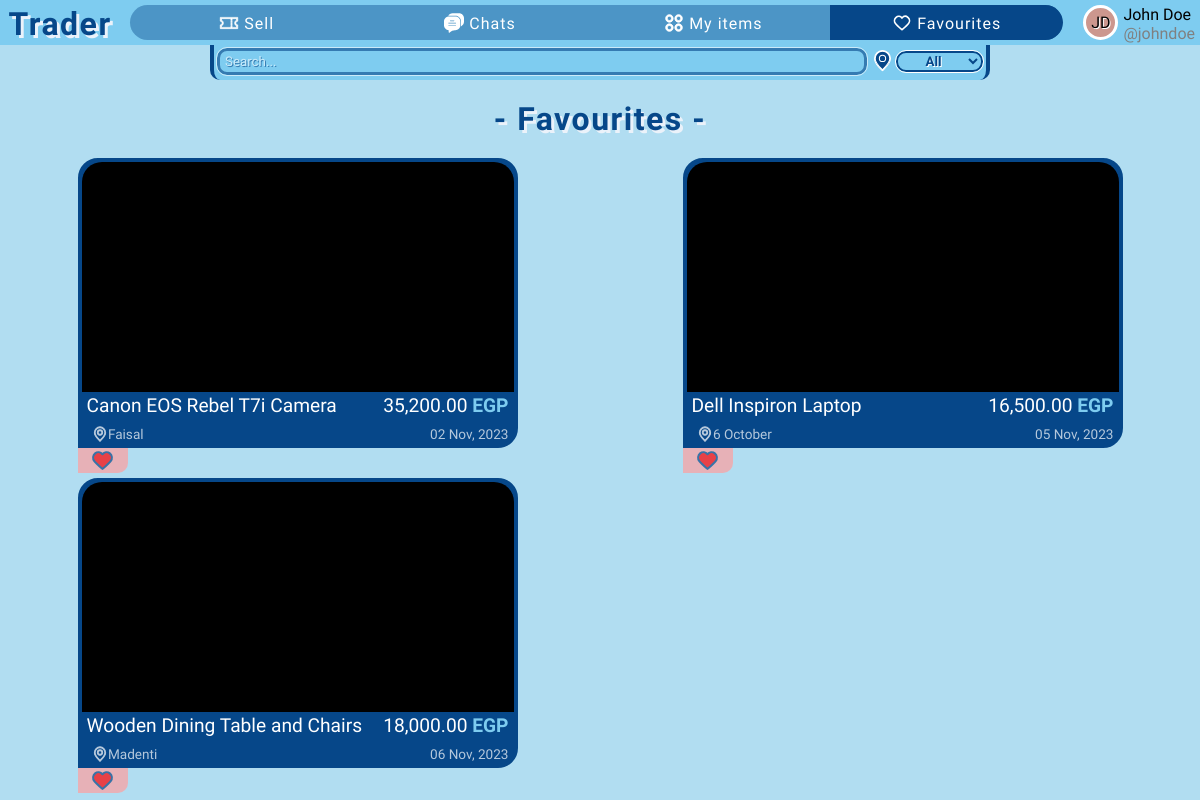
Page /favourites (signed in) on the committed database.
### app/models.py (models this page shows)
class User(db.Model, UserMixin):
    id = db.Column(db.Integer, primary_key=True)  # User ID
    firstname = db.Column(db.String(50), nullable=False)  # First name
    lastname = db.Column(db.String(50), nullable=False)  # Last name
    username = db.Column(db.String(30), unique=True, nullable=False)  # Unique username
    email = db.Column(db.String(120), unique=True, nullable=False)  # Unique email
    password = db.Column(db.String(120), nullable=False)  # Password
    profile_color = db.Column(db.String(25), nullable=True, default=None)  # Profile color
    sent_chat = db.relationship('Chat', backref='sent_by_set', lazy=True, foreign_keys='Chat.sent_by')  # Chats sent by this user
    received_chat = db.relationship('Chat', backref='received_by_set', lazy=True, foreign_keys='Chat.received_by')  # Chats received by this user
    items = db.relationship('Item', backref='item_owner', lazy=True)  # Items posted by this user
    contacts = db.relationship('User', secondary=user_contacts,  # Many-to-many relationship for contacts
                               primaryjoin=(user_contacts.c.contact_id == id),
                               secondaryjoin=(user_contacts.c.contacted_id == id),
                               backref=db.backref('contacted_by', lazy='dynamic'),
                               lazy='dynamic')
    favourites = db.relationship('Item', secondary=favourite_items, backref=db.backref('fav_users', lazy='dynamic'))  # Many-to-many relationship for favorite items

class Item(db.Model):
    id = db.Column(db.Integer, primary_key=True)  # Item ID
    title = db.Column(db.String(100), nullable=False)  # Item title
    description = db.Column(db.Text, nullable=False)  # Item description
    location = db.Column(db.String(100), nullable=False)  # Item location
    price = db.Column(db.Float, default=0, nullable=False)  # Item price
    is_sold = db.Column(db.Boolean, default=False)  # Is item sold?
    created_at = db.Column(db.DateTime)  # Item creation timestamp
    owner = db.Column(db.Integer, db.ForeignKey("user.id"), nullable=False)  # Owner of the item
    images = db.relationship('Image', backref='images_set', lazy=True)  # Images associated with the item
    chats = db.relationship('Chat', backref='chats_set', lazy=True)  # Chats related to the item

### app/routes.py (the view)
@app.get("/favourites")
@login_required
def favourites():
    fav_items = current_user.favourites
    return render_template('favourites.html', fav_items=fav_items)

### app/templates/favourites.html (shortened to what this page needs)
{% extends 'base.html' %}
{% block head %}
    <link rel="stylesheet" href="{{ url_for('static', filename='css/partials/item.css') }}">
{% endblock %}
{% block favourites_page %}selected{% endblock %}
{% block search_location %}
    {% include 'partials/search-location.html' %}
{% endblock %}
{% block content %}
    <header class="pge-header" style="margin: 15px;">- Favourites -</header>
    <div class="items-cont seller-items-cont">
        {% for item in fav_items %}
            {% with seller_page=True, fav_page=True %}
                {% include 'partials/item.html' %}
            {% endwith %}
        {% endfor %}
    </div>
{% endblock %}

### app/templates/partials/user-card.html
<div class="user-logo-cont" style="background-color: #{{ current_user.profile_color }};">
    <div class="user-logo">{{ current_user.firstname[0]|upper }}{{ current_user.lastname[0]|upper }}</div>
</div>
<div class="first-last-name">{{ current_user.firstname|title }} {{ current_user.lastname|title }}</div>
<span class="username">@{{ current_user.username }}</span>

### app/templates/partials/item.html (shortened to what this page needs)
<div class="single-item-cont location-{% if item.location == '6 October' %}october{% else %}{{ item.location|lower }}{% endif %}" id="item-{{ item.id }}">
    <a class="item" href="{{ url_for('single_item', item_id=item.id) }}">
        <div class="img-cont">
        </div>
        <div class="upper">
            <div class="item-title">{{ item.title }}</div>
            <div class="item-price">{{ price_format(item.price) }} <span class="egp">EGP</span></div>
        </div>
        <div class="lower">
            <div class="item-location">
                {{ item.location }}
            </div>
            <div>{{ date_format(item.created_at) }}</div>
        </div>
    </a>
    {% if seller_page %}
    <div class="seller-page-btns">
        {% if all_items_page %}
        <div class="edit-delete-status">
            <button class="edit-btn" id="edit-{{ item.id }}">
                <svg fill="green" height="12px" width="12px" version="1.1" xmlns="http://www.w3.org/2000/svg" xmlns:xlink="http://www.w3.org/1999/xlink" viewBox="0 0 348.882 348.882" xml:space="preserve" stroke="green"><g id="SVGRepo_bgCarrier" stroke-width="0"></g><g id="SVGRepo_tracerCarrier" stroke-linecap="round" stroke-linejoin="round"></g><g id="SVGRepo_iconCarrier"> <g> <path d="M333.988,11.758l-0.42-0.383C325.538,4.04,315.129,0,304.258,0c-12.187,0-23.888,5.159-32.104,14.153L116.803,184.231 c-1.416,1.55-2.49,3.379-3.154,5.37l-18.267,54.762c-2.112,6.331-1.052,13.333,2.835,18.729c3.918,5.438,10.23,8.685,16.886,8.685 c0,0,0.001,0,0.001,0c2.879,0,5.693-0.592,8.362-1.76l52.89-23.138c1.923-0.841,3.648-2.076,5.063-3.626L336.771,73.176 C352.937,55.479,351.69,27.929,333.988,11.758z M130.381,234.247l10.719-32.134l0.904-0.99l20.316,18.556l-0.904,0.99 L130.381,234.247z M314.621,52.943L182.553,197.53l-20.316-18.556L294.305,34.386c2.583-2.828,6.118-4.386,9.954-4.386 c3.365,0,6.588,1.252,9.082,3.53l0.419,0.383C319.244,38.922,319.63,47.459,314.621,52.943z"></path> <path d="M303.85,138.388c-8.284,0-15,6.716-15,15v127.347c0,21.034-17.113,38.147-38.147,38.147H68.904 c-21.035,0-38.147-17.113-38.147-38.147V100.413c0-21.034,17.113-38.147,38.147-38.147h131.587c8.284,0,15-6.716,15-15 s-6.716-15-15-15H68.904c-37.577,0-68.147,30.571-68.147,68.147v180.321c0,37.576,30.571,68.147,68.147,68.147h181.798 c37.576,0,68.147-30.571,68.147-68.147V153.388C318.85,145.104,312.134,138.388,303.85,138.388z"></path> </g> </g></svg>
                Edit
            </button>
            <button class="delete-btn" id="delete-{{ item.id }}">
                <svg fill="red" width="12px" height="12px" version="1.1" xmlns="http://www.w3.org/2000/svg" xmlns:xlink="http://www.w3.org/1999/xlink" viewBox="0 0 482.428 482.429" xml:space="preserve" stroke="red"><g id="SVGRepo_bgCarrier" stroke-width="0"></g><g id="SVGRepo_tracerCarrier" stroke-linecap="round" stroke-linejoin="round"></g><g id="SVGRepo_iconCarrier"> <g> <g> <path d="M381.163,57.799h-75.094C302.323,25.316,274.686,0,241.214,0c-33.471,0-61.104,25.315-64.85,57.799h-75.098 c-30.39,0-55.111,24.728-55.111,55.117v2.828c0,23.223,14.46,43.1,34.83,51.199v260.369c0,30.39,24.724,55.117,55.112,55.117 h210.236c30.389,0,55.111-24.729,55.111-55.117V166.944c20.369-8.1,34.83-27.977,34.83-51.199v-2.828 C436.274,82.527,411.551,57.799,381.163,57.799z M241.214,26.139c19.037,0,34.927,13.645,38.443,31.66h-76.879 C206.293,39.783,222.184,26.139,241.214,26.139z M375.305,427.312c0,15.978-13,28.979-28.973,28.979H136.096 c-15.973,0-28.973-13.002-28.973-28.979V170.861h268.182V427.312z M410.135,115.744c0,15.978-13,28.979-28.973,28.979H101.266 c-15.973,0-28.973-13.001-28.973-28.979v-2.828c0-15.978,13-28.979,28.973-28.979h279.897c15.973,0,28.973,13.001,28.973,28.979 V115.744z"></path> <path d="M171.144,422.863c7.218,0,13.069-5.853,13.069-13.068V262.641c0-7.216-5.852-13.07-13.069-13.07 c-7.217,0-13.069,5.854-13.069,13.07v147.154C158.074,417.012,163.926,422.863,171.144,422.863z"></path> <path d="M241.214,422.863c7.218,0,13.07-5.853,13.07-13.068V262.641c0-7.216-5.854-13.07-13.07-13.07 c-7.217,0-13.069,5.854-13.069,13.07v147.154C228.145,417.012,233.996,422.863,241.214,422.863z"></path> <path d="M311.284,422.863c7.217,0,13.068-5.853,13.068-13.068V262.641c0-7.216-5.852-13.07-13.068-13.07 c-7.219,0-13.07,5.854-13.07,13.07v147.154C298.213,417.012,304.067,422.863,311.284,422.863z"></path> </g> </g> </g></svg>
                Delete
            </button>
            <button class="status-btn" id="status-{{ item.id }}">
                {% if item.is_sold %}
                <svg fill="none" width="12px" height="12px" version="1.1" xmlns="http://www.w3.org/2000/svg" xmlns:xlink="http://www.w3.org/1999/xlink" viewBox="0 0 32 32" xml:space="preserve" stroke="black"><g id="SVGRepo_bgCarrier" stroke-whiteidth="0"></g><g id="SVGRepo_tracerCarrier" stroke-linecap="round" stroke-linejoin="round"></g><g id="SVGRepo_iconCarrier"> <style type="text/css"> .linesandangles_een{fill:white;} </style> <path class="linesandangles_een" d="M30,13V7H2v6c1.657,0,3,1.343,3,3s-1.343,3-3,3v6h28v-6c-1.657,0-3-1.343-3-3S28.343,13,30,13z M28,20.582V23h-7v-2h-2v2H4v-2.418C5.764,19.81,7,18.046,7,16s-1.236-3.81-3-4.583V9h15v2h2V9h7v2.417 c-1.764,0.773-3,2.536-3,4.583S26.236,19.81,28,20.582z M19,12h2v2h-2V12z M19,15h2v2h-2V15z M19,18h2v2h-2V18z"></path> </g></svg>
                Mark Active
                {% else %}
                <svg fill="none" width="12px" height="12px" viewBox="-13.6 -13.6 197.20 197.20" xmlns="http://www.w3.org/2000/svg"><g id="SVGRepo_bgCarrier" stroke-width="0"></g><g id="SVGRepo_tracerCarrier" stroke-linecap="round" stroke-linejoin="round" stroke="black" stroke-width="20.4"> <path d="M142.196 30.4125C142.586 30.0637 142.897 29.6356 143.109 29.1567C143.32 28.6778 143.427 28.1592 143.422 27.6357C143.417 27.1122 143.3 26.5959 143.079 26.1213C142.858 25.6467 142.538 25.2248 142.141 24.8838C141.722 24.5249 141.307 24.1678 140.895 23.8127C137.751 21.1093 134.5 18.3102 131.1 15.9225C105.123 -2.36044 78.1316 -2.4633 50.8803 7.23287C26.2068 16.0055 10.3619 33.5563 3.77909 59.3882C-3.56415 88.249 2.86618 113.71 22.9048 135.073C23.4261 135.625 23.9582 136.177 24.4895 136.704C35.2539 147.469 48.6614 154.115 59.2847 158.739C63.8445 160.731 87.2404 163.149 93.5707 162.206C131.19 156.588 155.946 135.37 164.569 99.8725C166.215 92.9194 167.035 85.7962 167.011 78.6508C166.974 71.1466 165.712 63.6988 163.275 56.6012C163.097 56.0703 162.805 55.5851 162.418 55.1805C162.031 54.7759 161.56 54.4618 161.037 54.2606C160.515 54.0595 159.954 53.9764 159.396 54.0171C158.838 54.0579 158.295 54.2216 157.808 54.4965L157.706 54.5547C156.931 54.9984 156.336 55.7005 156.027 56.5381C155.717 57.3757 155.712 58.2954 156.012 59.1364C158.212 65.2371 159.334 71.674 159.327 78.1592C159.251 85.9394 158.198 93.6792 156.192 101.197C150.248 122.8 136.038 138.545 112.75 149.315C89.0741 160.65 55.1215 149.19 46.0879 143.226C36.1031 136.4 27.3663 127.908 20.2596 118.121C9.11418 102.34 6.61369 79.6587 12.6028 58.9229C15.4055 49.3489 20.3036 40.5185 26.9421 33.0722C33.5806 25.6259 41.793 19.7503 50.9838 15.8714C74.8941 5.93474 98.8852 4.18192 122.285 19.0635C125.422 21.061 133.422 27.3424 137.465 30.5501C138.143 31.0882 138.99 31.3691 139.855 31.3432C140.721 31.3172 141.549 30.986 142.194 30.4082L142.196 30.4125Z" fill="#000000"></path> <path d="M74.6287 104.313C76.2312 102.79 77.1115 102.019 77.9173 101.177C103.753 74.1855 132.047 49.8851 160.508 25.7727C161.584 24.8619 162.685 23.7 163.958 23.3737C165.493 22.9815 167.996 23.4326 168.682 24.2661C169.133 24.8821 169.418 25.6035 169.509 26.3612C169.601 27.1189 169.496 27.8875 169.206 28.5932C168.537 30.3474 166.907 31.8498 165.429 33.1629C156.607 41.0019 147.538 48.5708 138.872 56.5716C120.756 73.3024 102.756 90.1576 84.8704 107.137C77.0334 114.561 74.0173 114.862 66.8059 106.929C62.0589 101.705 47.7328 84.0973 43.3455 78.5495C42.7256 77.6872 42.1735 76.7781 41.6941 75.8305C40.7045 74.0756 40.0576 72.1419 42.0246 70.7814C44.2158 69.2662 45.7707 70.8473 47.0696 72.4937C48.384 74.1607 49.5048 75.9916 50.9121 77.5713C55.2811 82.4737 69.908 99.1421 74.6287 104.313Z" fill="#000000"></path> </g><g id="SVGRepo_iconCarrier"> <path d="M142.196 30.4125C142.586 30.0637 142.897 29.6356 143.109 29.1567C143.32 28.6778 143.427 28.1592 143.422 27.6357C143.417 27.1122 143.3 26.5959 143.079 26.1213C142.858 25.6467 142.538 25.2248 142.141 24.8838C141.722 24.5249 141.307 24.1678 140.895 23.8127C137.751 21.1093 134.5 18.3102 131.1 15.9225C105.123 -2.36044 78.1316 -2.4633 50.8803 7.23287C26.2068 16.0055 10.3619 33.5563 3.77909 59.3882C-3.56415 88.249 2.86618 113.71 22.9048 135.073C23.4261 135.625 23.9582 136.177 24.4895 136.704C35.2539 147.469 48.6614 154.115 59.2847 158.739C63.8445 160.731 87.2404 163.149 93.5707 162.206C131.19 156.588 155.946 135.37 164.569 99.8725C166.215 92.9194 167.035 85.7962 167.011 78.6508C166.974 71.1466 165.712 63.6988 163.275 56.6012C163.097 56.0703 162.805 55.5851 162.418 55.1805C162.031 54.7759 161.56 54.4618 161.037 54.2606C160.515 54.0595 159.954 53.9764 159.396 54.0171C158.838 54.0579 158.295 54.2216 157.808 54.4965L157.706 54.5547C156.931 54.9984 156.336 55.7005 156.027 56.5381C155.717 57.3757 155.712 58.2954 156.012 59.1364C158.212 65.2371 159.334 71.674 159.327 78.1592C159.251 85.9394 158.198 93.6792 156.192 101.197C150.248 122.8 136.038 138.545 112.75 149.315C89.0741 160.65 55.1215 149.19 46.0879 143.226C36.1031 136.4 27.3663 127.908 20.2596 118.121C9.11418 102.34 6.61369 79.6587 12.6028 58.9229C15.4055 49.3489 20.3036 40.5185 26.9421 33.0722C33.5806 25.6259 41.793 19.7503 50.9838 15.8714C74.8941 5.93474 98.8852 4.18192 122.285 19.0635C125.422 21.061 133.422 27.3424 137.465 30.5501C138.143 31.0882 138.99 31.3691 139.855 31.3432C140.721 31.3172 141.549 30.986 142.194 30.4082L142.196 30.4125Z" fill="#000000"></path> <path d="M74.6287 104.313C76.2312 102.79 77.1115 102.019 77.9173 101.177C103.753 74.1855 132.047 49.8851 160.508 25.7727C161.584 24.8619 162.685 23.7 163.958 23.3737C165.493 22.9815 167.996 23.4326 168.682 24.2661C169.133 24.8821 169.418 25.6035 169.509 26.3612C169.601 27.1189 169.496 27.8875 169.206 28.5932C168.537 30.3474 166.907 31.8498 165.429 33.1629C156.607 41.0019 147.538 48.5708 138.872 56.5716C120.756 73.3024 102.756 90.1576 84.8704 107.137C77.0334 114.561 74.0173 114.862 66.8059 106.929C62.0589 101.705 47.7328 84.0973 43.3455 78.5495C42.7256 77.6872 42.1735 76.7781 41.6941 75.8305C40.7045 74.0756 40.0576 72.1419 42.0246 70.7814C44.2158 69.2662 45.7707 70.8473 47.0696 72.4937C48.384 74.1607 49.5048 75.9916 50.9121 77.5713C55.2811 82.4737 69.908 99.1421 74.6287 104.313Z" fill="#000000"></path> </g></svg>
                Mark Sold
                {% endif %}
            </button>
        </div>
        {% elif fav_page %}
        <button class="favourite-btn" id="fav-item-{{ item.id }}">
        </button>
        {% endif %}
    </div>
    {% endif %}
</div>

### rows in the picture
User: firstname "J", lastname "D", firstname "John", lastname "Doe", username "johndoe"
Item: title "Canon EOS Rebel T7i Camera", price "35,200.00", location "Faisal", created_at "02 Nov, 2023"
Item: title "Dell Inspiron Laptop", price "16,500.00", location "6 October", created_at "05 Nov, 2023"
Item: title "Wooden Dining Table and Chairs", price "18,000.00", location "Madenti", created_at "06 Nov, 2023"
